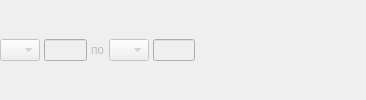
          <widget class="QFrame" name="frameAge">
           <property name="enabled">
            <bool>false</bool>
           </property>
           <property name="sizePolicy">
            <sizepolicy hsizetype="Preferred" vsizetype="Preferred">
             <horstretch>0</horstretch>
             <verstretch>0</verstretch>
            </sizepolicy>
           </property>
           <property name="frameShape">
            <enum>QFrame::NoFrame</enum>
           </property>
           <property name="frameShadow">
            <enum>QFrame::Raised</enum>
           </property>
           <layout class="QHBoxLayout" name="horizontalLayout_2" stretch="0,1,0,0,1,4">
            <property name="spacing">
             <number>4</number>
            </property>
            <property name="leftMargin">
             <number>0</number>
            </property>
            <property name="topMargin">
             <number>0</number>
            </property>
            <property name="rightMargin">
             <number>0</number>
            </property>
            <property name="bottomMargin">
             <number>0</number>
            </property>
            <item>
             <widget class="QComboBox" name="cmbBegAgeUnit">
              <property name="sizePolicy">
               <sizepolicy hsizetype="Maximum" vsizetype="Fixed">
                <horstretch>0</horstretch>
                <verstretch>0</verstretch>
               </sizepolicy>
              </property>
              <item>
               <property name="text">
                <string/>
               </property>
              </item>
              <item>
               <property name="text">
                <string>Д</string>
               </property>
              </item>
              <item>
               <property name="text">
                <string>Н</string>
               </property>
              </item>
              <item>
               <property name="text">
                <string>М</string>
               </property>
              </item>
              <item>
               <property name="text">
                <string>Г</string>
               </property>
              </item>
             </widget>
            </item>
            <item>
             <widget class="QLineEdit" name="edtBegAgeCount">
              <property name="sizePolicy">
               <sizepolicy hsizetype="Maximum" vsizetype="Fixed">
                <horstretch>0</horstretch>
                <verstretch>0</verstretch>
               </sizepolicy>
              </property>
              <property name="inputMask">
               <string>000</string>
              </property>
              <property name="maxLength">
               <number>3</number>
              </property>
             </widget>
            </item>
            <item>
             <widget class="QLabel" name="lblAgeSep">
              <property name="text">
               <string>по</string>
              </property>
              <property name="buddy">
               <cstring>cmbEndAgeUnit</cstring>
              </property>
             </widget>
            </item>
            <item>
             <widget class="QComboBox" name="cmbEndAgeUnit">
              <property name="sizePolicy">
               <sizepolicy hsizetype="Maximum" vsizetype="Fixed">
                <horstretch>0</horstretch>
                <verstretch>0</verstretch>
               </sizepolicy>
              </property>
              <item>
               <property name="text">
                <string/>
               </property>
              </item>
              <item>
               <property name="text">
                <string>Д</string>
               </property>
              </item>
              <item>
               <property name="text">
                <string>Н</string>
               </property>
              </item>
              <item>
               <property name="text">
                <string>М</string>
               </property>
              </item>
              <item>
               <property name="text">
                <string>Г</string>
               </property>
              </item>
             </widget>
            </item>
            <item>
             <widget class="QLineEdit" name="edtEndAgeCount">
              <property name="sizePolicy">
               <sizepolicy hsizetype="Maximum" vsizetype="Fixed">
                <horstretch>0</horstretch>
                <verstretch>0</verstretch>
               </sizepolicy>
              </property>
              <property name="inputMask">
               <string>000</string>
              </property>
              <property name="maxLength">
               <number>3</number>
              </property>
             </widget>
            </item>
            <item>
             <spacer name="horizontalSpacer_4">
              <property name="orientation">
               <enum>Qt::Horizontal</enum>
              </property>
              <property name="sizeType">
               <enum>QSizePolicy::Expanding</enum>
              </property>
              <property name="sizeHint" stdset="0">
               <size>
                <width>40</width>
                <height>20</height>
               </size>
              </property>
             </spacer>
            </item>
           </layout>
          </widget>
